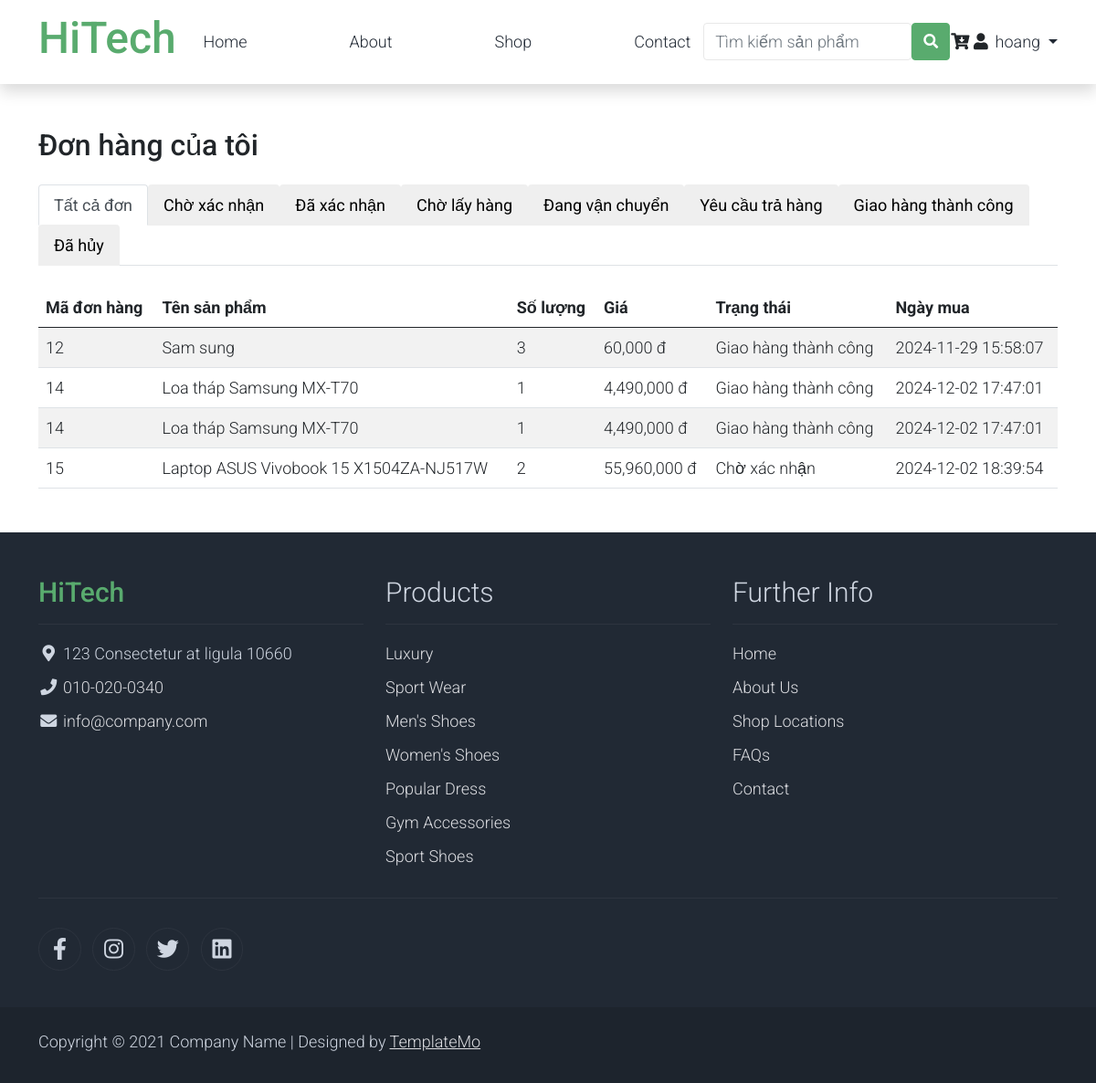
/Du_An_1/index.php?act=order (signed in), run on the app's committed database.
### tables this page shows
CREATE TABLE `detail_bills` (
  `id_detailbill` int NOT NULL COMMENT 'Mã chi tiết đơn hàng',
  `id_bill` int NOT NULL COMMENT 'Mã đơn hàng',
  `id_product` int NOT NULL COMMENT 'Mã sản phẩm',
  `id_variant` int NOT NULL COMMENT 'Mã biến thể',
  `name_product` varchar(255) NOT NULL COMMENT 'Tên của sản phẩm',
  `price` int UNSIGNED NOT NULL COMMENT 'Giá của sản phẩm ',
  `quantity` int UNSIGNED NOT NULL COMMENT 'Số lượng sản phẩm'
);

CREATE TABLE `bills` (
  `id_bill` int NOT NULL COMMENT 'Mã đơn hàng',
  `id_customer` int NOT NULL COMMENT 'Mã customer',
  `receiver_name` varchar(100) NOT NULL COMMENT 'Tên người nhận',
  `receiver_phone` varchar(100) NOT NULL COMMENT 'Số điện thoại người nhận',
  `receiver_address` text NOT NULL COMMENT 'Địa chỉ người nhận',
  `status` tinyint NOT NULL DEFAULT '0' COMMENT '0 => "Chờ xác nhận",\r\n        1 => "Đã xác nhận",\r\n        2 => "Chờ lấy hàng",\r\n        3 => "Đang vận chuyển",\r\n        4 => "Đang hoàn trả hàng",\r\n        5 => "Giao hàng thành công",\r\n        6 => "Đã hủy",',
  `purchase_date` datetime DEFAULT CURRENT_TIMESTAMP COMMENT 'Ngày mua '
);

### Du_An_1/controller/ordercontroller.php (called while the page is built, shortened)
<?php
class orderController
{
    public $orderModel;
    function __construct()
    {
        $this->orderModel = new orderModel();
    }
    function order($id)
    {
        $orders = $this->orderModel->getOrdersByStatus($id);
        $orderStatuses = [];
        for ($status = 0; $status <= 6; $status++) {
            $orderStatuses[$status] = $this->orderModel->getOrdersByStatus($id, $status);
        }
        require_once "commons/function.php";
        require_once 'view/order.php';
    }
}

### Du_An_1/index.php (called while the page is built, shortened)
<?php
require_once 'controller/orderController.php';
require_once 'model/orderModel.php';
require_once 'commons/function.php';
$act = $_GET['act'] ?? '/';
match ($act) {
    '/' => (new trang_chu())->trang_chu(),
    'about' => (new aboutController())->about(),
    'shop' => (new shopController())->allProduct(),
    'shop_cat' => (new shopController())->cat_pro($_GET['id']),
    'shop_single' => (new detailController())->detail($_GET['id']),
    'contact' => (new contactController())->contact(),
    'cart' => (new cartController())->cart(),
    'login' => (new LoginController())->login(),
    'logout' => (new LogoutController())->logout(),
    'register' => (new RegisterController())->register(),
    'addComment' => (new detailController())->addComment(),
    'addToCart' => (new cartController())->addToCart(),
    'deleteToCart' => (new cartController())->deleteToCart(),
    'order' => (new orderController())->order($_SESSION['user']['customer_info']['id_customer']),
    'pay' => (new payController())->pay(),
    'payment' => (new payController())->payment(),
    'profile' => (new profileController())->profile(),
    'updateProfile' => (new profileController())->updateProfile(),
};

### Du_An_1/model/orderModel.php (called while the page is built)
<?php
class orderModel
{
    public $conn;
    function __construct()
    {
        $this->conn = connDBAss();
    }
    function getOrdersByStatus($id, $status = null)
    {
        $sql = "SELECT * FROM bills JOIN detail_bills ON bills.id_bill = detail_bills.id_bill WHERE id_customer = $id";
        if ($status !== null) {
            $sql .= " AND status = $status";
        }
        return $this->conn->query($sql)->fetchAll();
    }
}

### Du_An_1/commons/function.php (the view)
<?php
function connDBAss()
{
    $host = "mysql:host=localhost;dbname=pro1014;charset=utf8";
    $user = "root";
    $pass = "";
    try {
        $conn = new PDO($host, $user, $pass);
        $conn->setAttribute(PDO::ATTR_ERRMODE, PDO::ERRMODE_EXCEPTION);
        return $conn;
    } catch (PDOException $th) {
        echo $th->getMessage();
    }
}
function getOrderStatus($status)
{
    $statuses = [
        0 => "Chờ xác nhận",
        1 => "Đã xác nhận",
        2 => "Chờ lấy hàng",
        3 => "Đang vận chuyển",
        4 => "Đang hoàn trả hàng",
        5 => "Giao hàng thành công",
        6 => "Đã hủy",
    ];
    return $statuses[$status] ?? "Không xác định";
}
function renderOrders($orders) {
    if (!empty($orders)) {
        echo '<table class="table table-striped">
                <thead>
                    <tr>
                        <th>Mã đơn hàng</th>
                        <th>Tên sản phẩm</th>
                        <th>Số lượng</th>
                        <th>Giá</th>
                        <th>Trạng thái</th>
                        <th>Ngày mua</th>
                    </tr>
                </thead>
                <tbody>';
        foreach ($orders as $order) {
            echo "<tr>
                    <td>{$order['id_bill']}</td>
                    <td>{$order['name_product']}</td>
                    <td>{$order['quantity']}</td>
                    <td>" . number_format($order['price'] * $order['quantity']) . " đ</td>
                    <td>" . getOrderStatus($order['status']) . "</td>
                    <td>{$order['purchase_date']}</td>
                </tr>";
        }
        echo '</tbody></table>';
    } else {
        echo '<div class="text-center mt-5">
                <img src="https://frontend.tikicdn.com/_desktop-next/static/img/account/empty-order.png" alt="Empty orders" class="img-fluid mb-3" style="max-width: 150px;">
                <p>Chưa có đơn hàng</p>
            </div>';
    }
}

### Du_An_1/assets/css/templatemo.css (style rules this page uses)
body, ul, li, p, a, label, input, div { font-family: 'Roboto', sans-serif; font-size: 18px !important; font-weight: 300 !important; }

### data on the page
detail_bills: id_bill "12", name_product "Sam sung", quantity "3", $order['price'] * $order['quantity'] "60,000", id_bill.status "Giao hàng thành công", id_bill.purchase_date "2024-11-29 15:58:07"
detail_bills: id_bill "14", name_product "Loa tháp Samsung MX-T70", quantity "1", $order['price'] * $order['quantity'] "4,490,000", id_bill.status "Giao hàng thành công", id_bill.purchase_date "2024-12-02 17:47:01"
detail_bills: id_bill "14", name_product "Loa tháp Samsung MX-T70", quantity "1", $order['price'] * $order['quantity'] "4,490,000", id_bill.status "Giao hàng thành công", id_bill.purchase_date "2024-12-02 17:47:01"
detail_bills: id_bill "15", name_product "Laptop ASUS Vivobook 15 X1504ZA-NJ517W", quantity "2", $order['price'] * $order['quantity'] "55,960,000", id_bill.status "Chờ xác nhận", id_bill.purchase_date "2024-12-02 18:39:54"

### other printed values
$_SESSION['user']['customer_info']['full_name'] "hoang"
